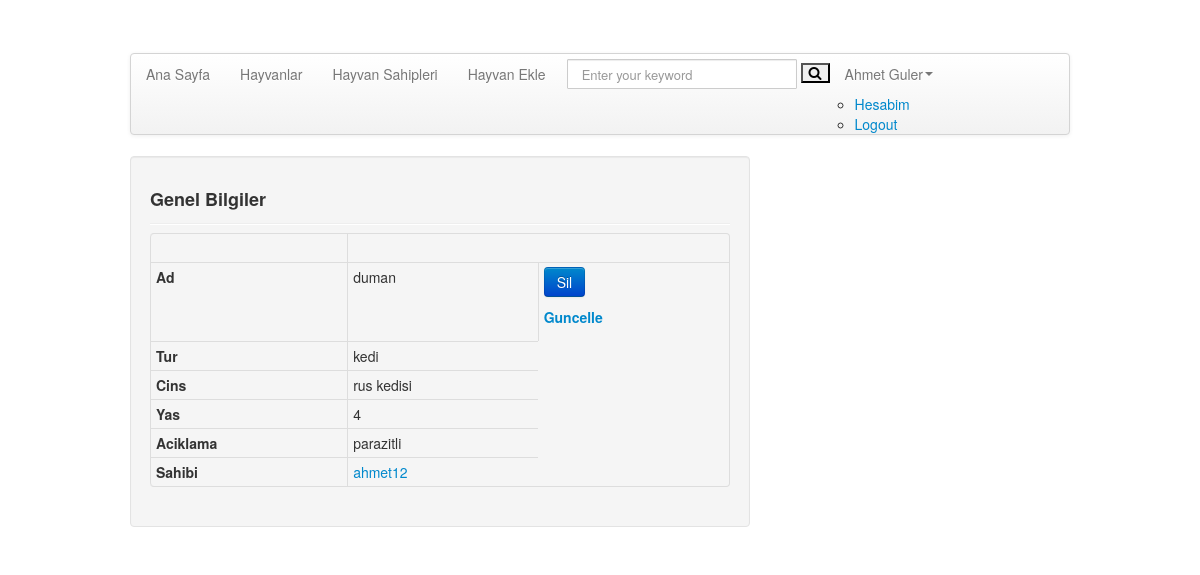
Screenshot of /animal/1ydxr0aqf66fz5neaa9u/ (signed in) with the database file from the repository.
### user/models.py (models this page shows)
class User(AbstractBaseUser, PermissionsMixin):
    id = models.CharField(max_length=ID_LENGTH, primary_key=True, default=id_gen, editable=False)
    first_name = models.CharField(max_length=50)
    last_name = models.CharField(max_length=50)
    email = models.EmailField(max_length=250, unique=True)
    username = models.CharField(max_length=30, unique=True)
    phone = models.CharField(max_length=15)
    registrationDate = models.DateTimeField(auto_now_add=True)
    is_active = models.BooleanField(default=True)
    is_staff = models.BooleanField(default=False)
    is_superuser = models.BooleanField(default=False)
    date_joined = models.DateTimeField(default=timezone.now)
    profile_image = models.ImageField(blank=True, null=True, upload_to=get_profile_image_path)
    adress = models.CharField(max_length=150, blank=True)
    objects = UserManager()
    USERNAME_FIELD = 'username'
    REQUIRED_FIELDS = ['email',]

### home/models.py (models this page shows, shortened)
class Animal(models.Model):
    id = models.CharField(max_length=ID_LENGTH, primary_key=True, default=id_gen, editable=False)
    name = models.CharField(max_length=50)
    species = models.CharField(max_length=30)
    genus = models.CharField(max_length=30)
    age = models.IntegerField()
    description = models.TextField(blank=True)
    image = models.ImageField(blank=True, upload_to=get_animal_image_path)
    owner = models.ForeignKey(User, on_delete=models.CASCADE, related_name='owner')

### home/views.py (the view)
# urls.py: path('animal/<id>/', views.animal_detail, name='animal_detail'),
@login_required(login_url='/login')
def animal_detail(request, id):
    animal = Animal.objects.get(id=id)
    context = {
        'animal':animal
    }
    return  render(request, 'animal_detail.html', context)

### home/templates/animal_detail.html
{% extends 'homebase.html' %}
{% block content %}
<div>
  <div class="span8">
    <div class="well">
      <div class="section-title">
        <h3 class="title">Genel Bilgiler</h3>
      </div>
      <hr class="soften"/>
      <table class="table table-bordered table-condensed">
        <tr>
          <th></th>
          {% if animal.image %}
          <td><img width="250" src="{{ animal.image.url }}" alt=""></td>
          {% endif %}
        </tr>
        <tr>
          <th>Ad</th>
          <td>{{ animal.name }}</td>
          <td class="text-left">
            <a onclick="return confirm('Silmek istediginize emin misiniz')" class="btn btn-primary" href="/delete/{{ animal.id }}/">Sil</a>
            <a  href="/update_animal/{{ animal.id }}/"><h5>Guncelle</h5></a>
          </td>
        </tr>
        <tr>
          <th>Tur</th>
          <td>{{ animal.species }}</td>
        </tr>
        <tr>
          <th>Cins</th>
          <td>{{ animal.genus }}</td>
        </tr>
        <tr>
          <th>Yas</th>
          <td>{{ animal.age }}</td>
        </tr>
        <tr>
          <th>Aciklama</th>
          <td>{{ animal.description }}</td>
        </tr>
        <tr>
          <th>Sahibi</th>
          <td><a href="/user/{{ animal.owner.id }}/">{{ animal.owner.username }}</a></td>
        </tr>
      </table>
    </div>
  </div>
</div>
{% endblock %}

### home/templates/header.html (shortened to what this page needs)
{% load static %}
<div class="container">
    <header id="header">
    </header>
    <div class="navbar">
        <div class="navbar-inner">
            <div class="container">
                <div class="nav-collapse">
                    <ul class="nav">
                        <li class=""><a href="/AnaSayfa/">Ana Sayfa</a></li>
                        <li class=""><a href="/animals/">Hayvanlar</a></li>
                        <li class=""><a href="/users/">Hayvan Sahipleri</a></li>
                        <li class=""><a href="/add_animal/">Hayvan Ekle</a></li>
                    </ul>
                    <form action="/search/" class="navbar-search pull-left" method="post">
                        <input id="query" name="query" class="search-query span2" type="text"
                               placeholder="Enter your keyword">
                        <button class="icon-search"></button>
                    </form>
                    <ul class="nav pull-left">
                        <li class="dropdown">
                            {% if user.id is not None %}
                            <a data-toggle="dropdown" class="dropdown-toggle" href="#">{{ user.first_name }} {{ user.last_name }}<b
                                    class="caret"></b></a>
                            {% else %}
                            <a href="/login">Log In<a href="/signup">Sign Up</a> </a>
                            {% endif %}
                            <ul class="dropdown">
                                <li><a href="/user">Hesabim</a></li>
                                <li><a href="/logout">Logout</a></li>
                            </ul>
                        </li>
                    </ul>
                </div>
            </div>
        </div>
    </div>
</div>

### home/static/style.css (style rules this page uses)
body { background:url(img/white_leather.png) repeat 0 0; }
#header { padding:8px 0 8px; }
#header { padding-top:44px; }
h3 { font-size: 18px;line-height: 1.5em; }
hr.soften { margin: 8px 0;background: #DDD; }
.navbar-inner { padding-left: 0;padding-right: 0; }
.navbar .nav , .marginLess { margin:0 }
.navbar-search .search-query { padding: 4px 14px;-moz-border-radius: 1px;-webkit-border-radius: 1px;border-radius: 1px;line-height: 1.5em; min-width: 200px; }
.navbar-search { margin-left:6px; }

### rows the page displays
User: first_name "Ahmet", last_name "Guler"
Animal: name "duman", species "kedi", genus "rus kedisi", age "4", description "parazitli", owner.username "ahmet12"
